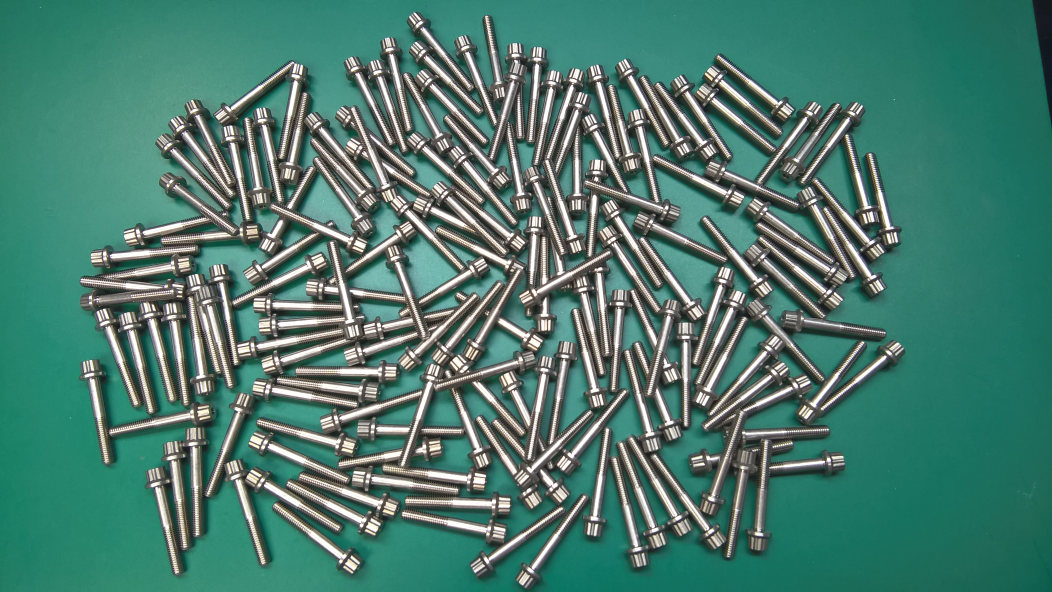
#> input picture Week4/data/similar_objects/4.jpg, 4208 x 2368 px, found by its file name (shown at 1/4 size)
$ python blobs.py
#> lines starting #> are read from the running program, lines starting #| are printed output that depends on the picture
from skimage import feature, io, filters, transform

img_file = "../data/similar_objects/4.JPG"

# load the image and convert it to a floating point data type
image = io.imread(img_file)
#> image is the input picture: shape (2368, 4208, 3); mean R, G, B 75.8, 123.5, 111.3
image = transform.rescale(image, 0.4)
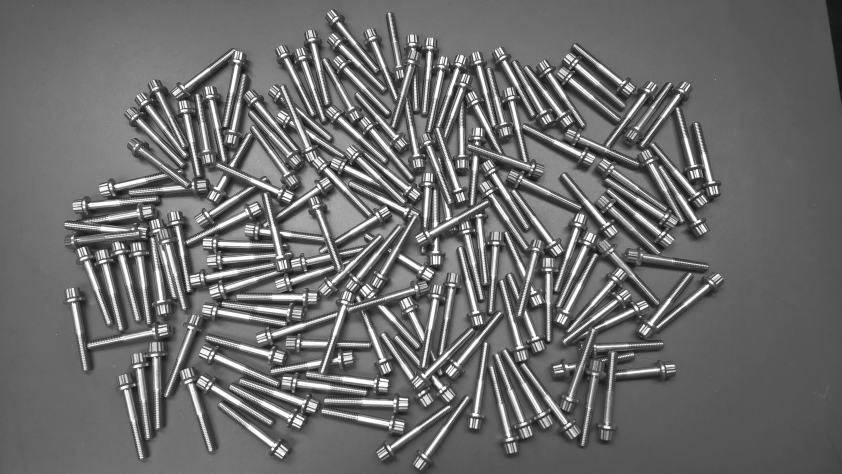
#> image: shape (947, 1683, 1) float64 (shown at 1/2 size); min 0.0598, max 1, mean 0.426


from matplotlib import pyplot as plt
from skimage import data
from skimage.feature import blob_dog, blob_log, blob_doh
from math import sqrt
from skimage.color import rgb2gray

#> (the run stopped early here; a loop or call above may not have finished)

$ run again, with Week4/data/similar_objects/6.JPG copied over Week4/data/similar_objects/4.jpg
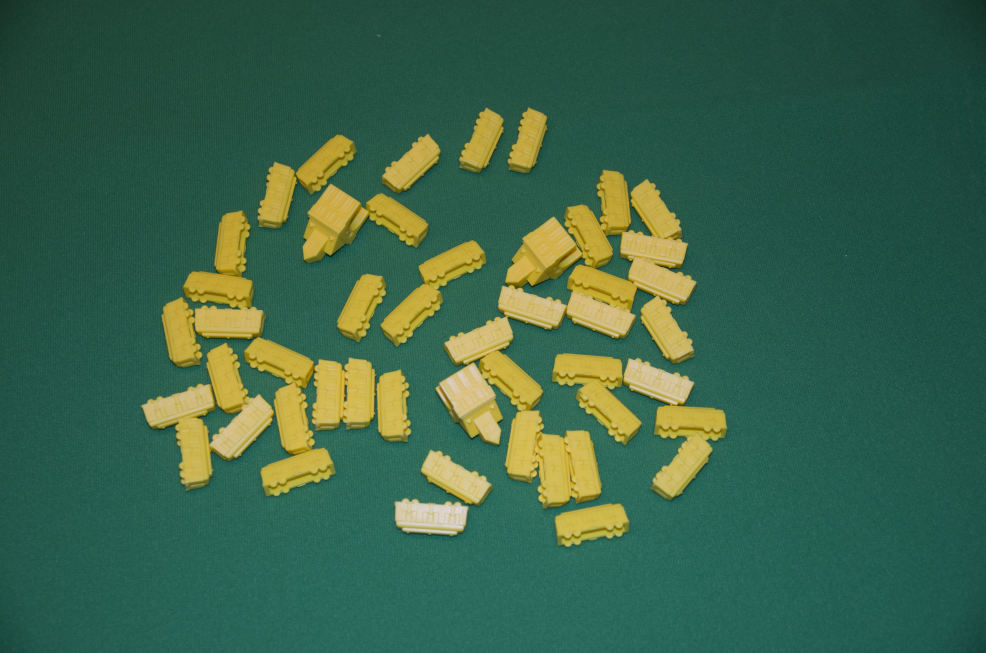
#> input picture Week4/data/similar_objects/6.JPG, 4928 x 3264 px, found by its file name (shown at 1/5 size)
#> image is the input picture: shape (3264, 4928, 3); mean R, G, B 59.8, 100.6, 74.2
#> `image = transform.rescale(image, 0.4)`:
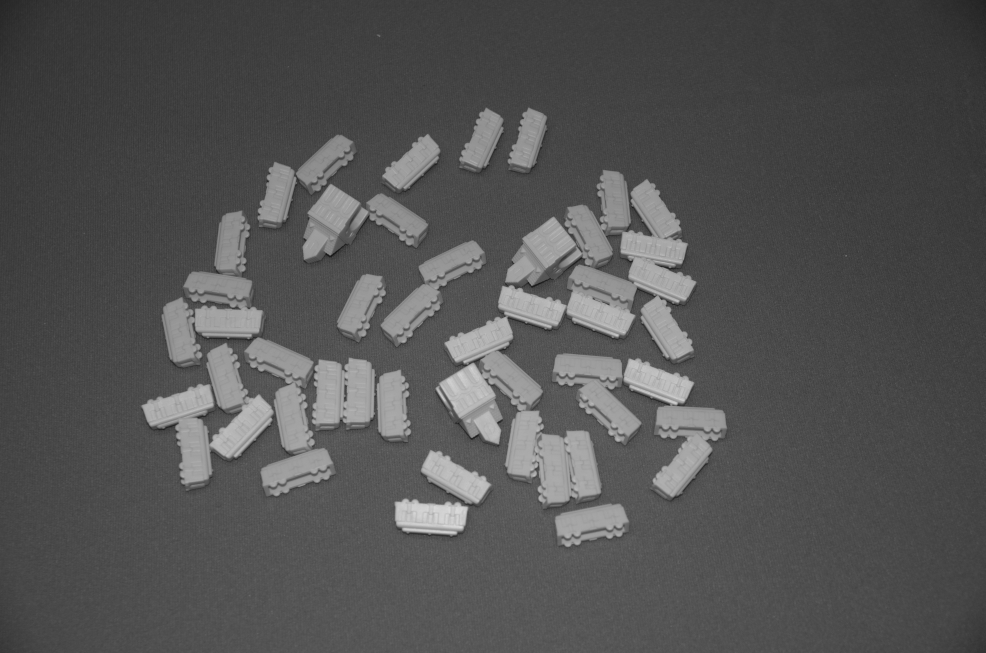
#> image: shape (1306, 1971, 1) float64 (shown at 1/2 size); min 0.0628, max 0.866, mean 0.33

$ run again, with Week4/data/similar_objects/8.jpg copied over Week4/data/similar_objects/4.jpg
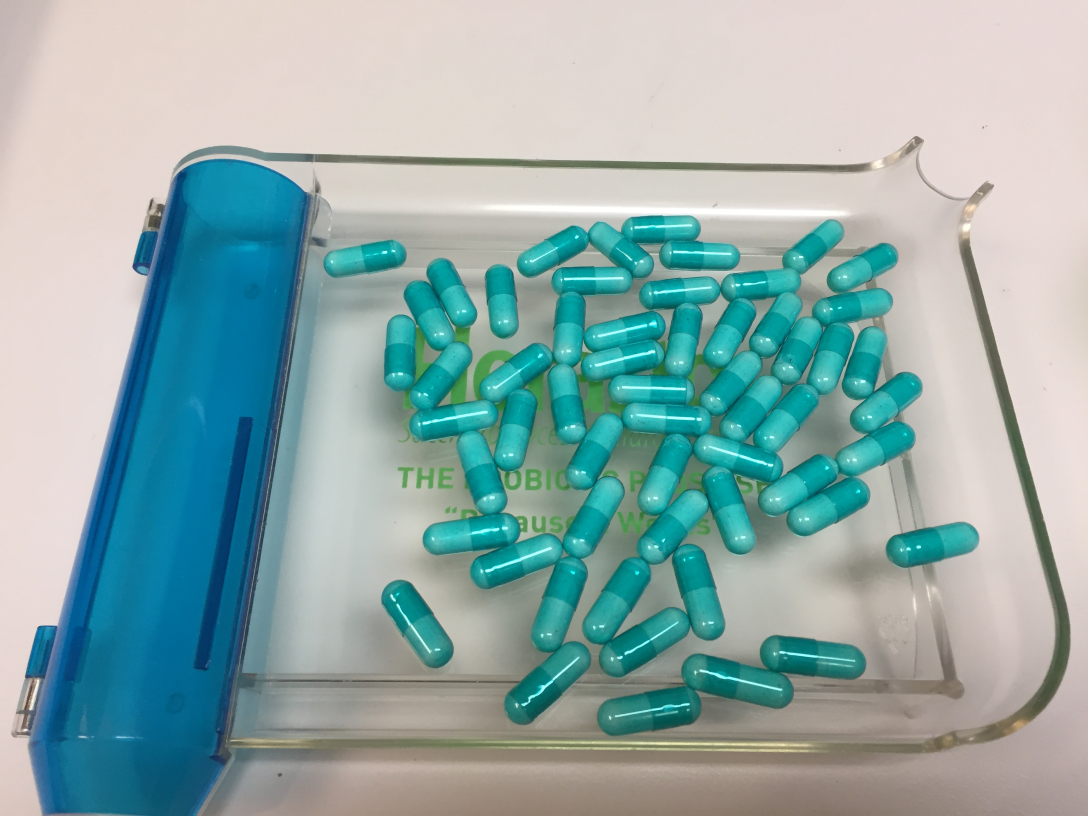
#> input picture Week4/data/similar_objects/8.jpg, 3264 x 2448 px, found by its file name (shown at 1/3 size)
#> image is the input picture: shape (2448, 3264, 3); mean R, G, B 143.4, 171.2, 170.3
#> `image = transform.rescale(image, 0.4)`:
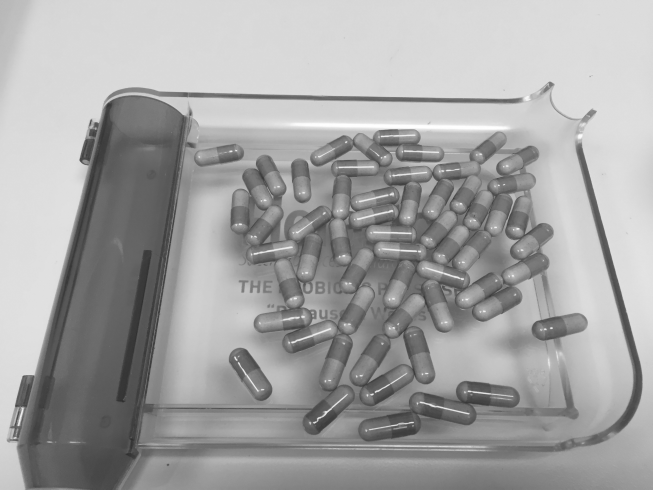
#> image: shape (979, 1306, 1) float64 (shown at 1/2 size); min 0.169, max 1, mean 0.644
